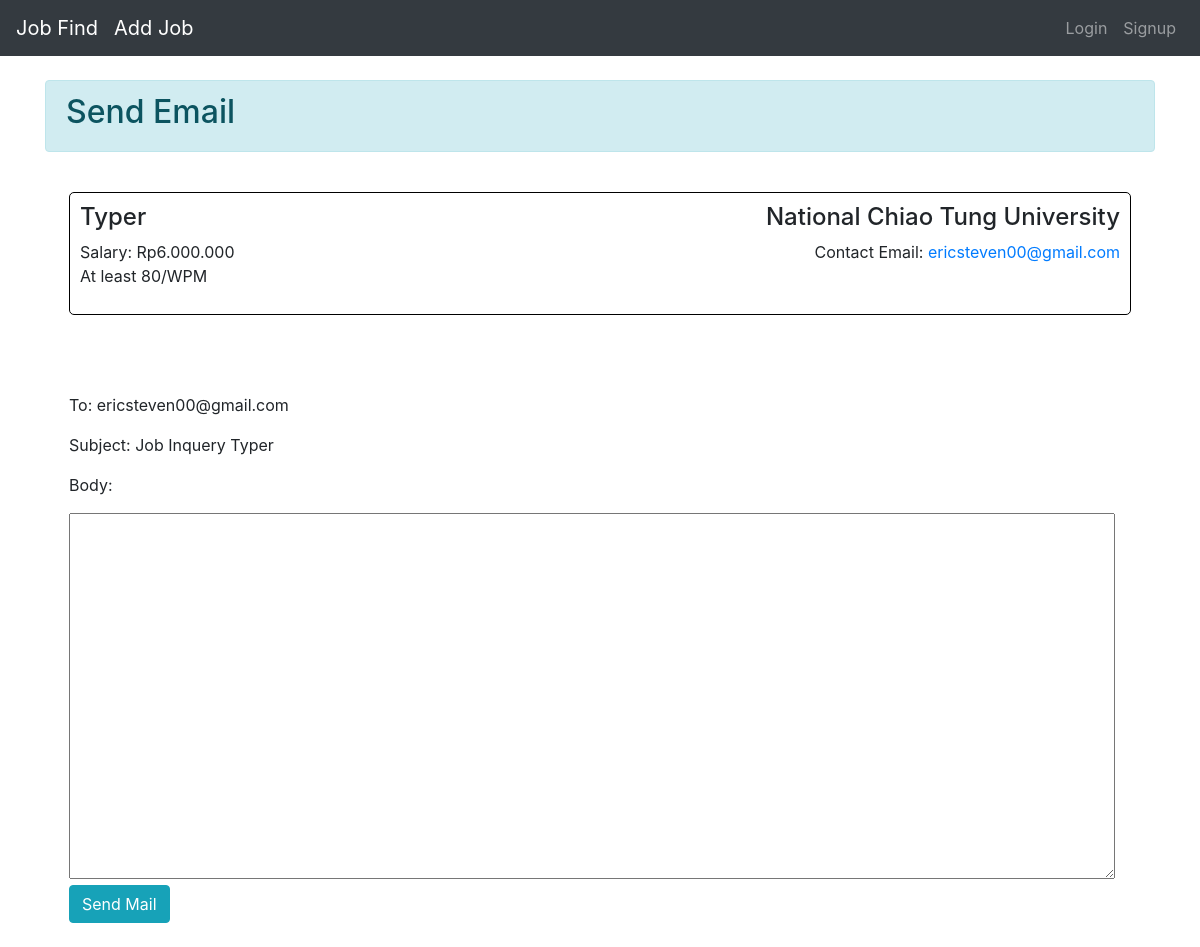
Screenshot of /email/7 with the database file from the repository.
### work_app/models.py (models this page shows, shortened)
class jobs(models.Model):
    level_choices = [
        ('E', 'Entry-Level'),
        ('S', 'Senior-Level'),
        ('V', 'VP-Level'),
    ]
    user  = models.ForeignKey(User, on_delete= models.CASCADE,null=False)
    position= models.CharField(max_length=100)
    level= models.CharField(max_length=30 , choices=level_choices)
    salary = models.CharField(max_length=50)
    description = models.TextField(null=True, blank=True)
    company = models.CharField(max_length=50)
    contact_email =models.CharField(max_length=50)

### work_app/views.py (the view)
# urls.py: path('email/<int:id>', email_job),
def email_job(request, id):
    job = jobs.objects.get(pk=id)
    return render(request , 'email_send.html' , context={'job' : job})

### work_app/templates/email_send.html (shortened to what this page needs)
{% extends 'base.html' %}
{% block content %}
<div class="container pt-4">
    <div class="alert alert-info">
        <h2>Send Email</h2>
    </div>
    <div class="p-4">
        <div class="jobs">
            <h4>{{job.position}}</h4>
            <h4 class="jobs-right">{{job.company}}</h4>
            <br>
            <div class="jobs-container">
                <span>Salary: {{job.salary}}</span>
                <span class="jobs-right">
                    Contact Email: <a href="/email/{{job.id}}" title="Email">{{job.contact_email}}</a>
                </span>
            </div>
            <p class="jobs-desc">{{job.description}}</p>
        </div>
    </div>
    <div class="p-4">
        <form action="/email-sent/{{job.id}}" method="POST">
            <p>To:  {{job.contact_email}}</p>
            <p>Subject: Job Inquery {{job.position}}</p>
            <p>Body:</p>
            <textarea name="body" rows="15" cols="100"></textarea><br>
            <input type="submit" value="Send Mail" class="btn btn-info">
        </form>
    </div>
</div>
{% endblock %}

### work_app/templates/base.html (style rules this page uses)
.jobs { padding: 10px; border: 1px solid black; border-radius: 5px; margin-bottom: 30px; }
.jobs h4 { display: inline-block; }
.jobs-right { float: right; }
.jobs-desc { white-space: pre-wrap; }

### rows the page displays
jobs: position "Typer", company "National Chiao Tung University", salary "Rp6.000.000", contact_email "ericsteven00@gmail.com", description "At least 80/WPM"
